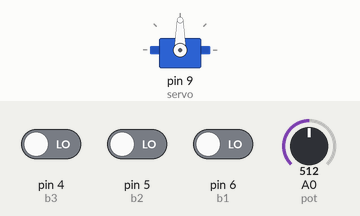
Simulated run of this program. Board: Arduino Nano, built with avr-gcc and run on an emulated ATmega328P. Parts: servo. The inputs (shaded band) are chosen by the test bench; at power-on: pin 5 (b2) LOW, pin 4 (b3) LOW, pin 6 (b1) LOW, A0 (pot) = 512.

Above: at 1.2 s.
1.3 s: pin 5 (b2) driven HIGH
At 1.45 s:
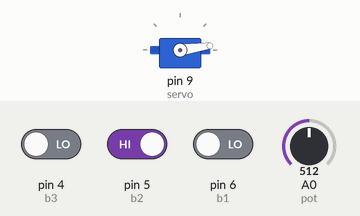
4.3 s: pin 4 (b3) driven HIGH
At 4.46 s:
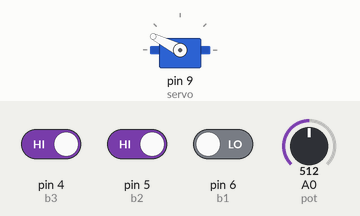
Timing chart, 0 to 13.3 s (numbered marks = the images above; inputs shaded):
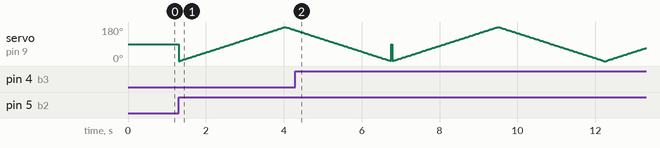

The program:

main.cpp
```cpp
#include <Arduino.h>
#include <Servo.h>

Servo servo;

#define b1 6
#define b2 5
#define b3 4

#define pot A0
int val;

int pos = 0;

void setup()
{
 servo.attach(9);

  for (int i=b1; i<=b3; i++)
  {
    pinMode (i, INPUT);
  }
}

void loop()
{
 zeroing();
 sweep();
 knob();
}

void zeroing()
{

  int button = digitalRead(b1);

  if (button == HIGH)
  {
    servo.write (90);
    delay (10000);
  }

}

void sweep()
{
  int button2 = digitalRead (b2);

  if (button2 == HIGH)
  {

  for (pos = 0; pos <= 180; pos += 1)
  {
    servo.write(pos);
    delay(15);
   }

  for (pos = 180; pos >= 0; pos -= 1)
  {
    servo.write(pos);
    delay(15);
  }

  }
}

void knob()
{
  int button3 = digitalRead (b3);

  if (button3 == HIGH)
  {
  val = analogRead(pot);
  val = map(val, 0, 1023, 0, 180); // scale it to use it with the servo (value between 0 and 180)
  servo.write(val);
  delay(15);
  }
}
```
